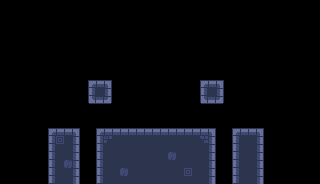

Tiled map render using the project's own tile images. Description and the map definition, with tile-layer contents summarised, below:
An orthogonal 40x23 tile map with 8x8 px tiles, 2 tile layers (Background, Base), 4 tilesets and 17 objects.

<map version="1.10" tiledversion="1.10.2" orientation="orthogonal" renderorder="right-down" width="40" height="23" tilewidth="8" tileheight="8" infinite="0" nextlayerid="5" nextobjectid="165">
 <tileset firstgid="1" source="../tileset.tsx" />
 <tileset firstgid="1025" source="../LevelEditor/big.tsx" />
 <tileset firstgid="1281" source="../LevelEditor/small.tsx" />
 <tileset firstgid="2305" source="../LevelEditor/wide.tsx" />
 <layer id="4" name="Background" width="40" height="23">
  <data>[920 cells, 0 non-empty, 0 distinct tile ids]</data>
 </layer>
 <layer id="1" name="Base" width="40" height="23">
  <data>[920 cells, 179 non-empty, 13 distinct tile ids]</data>
 </layer>
 <objectgroup id="2" name="Objects">
  <object id="120" gid="1025" x="132.833" y="118.167" width="16" height="16">
   <properties>
    <property name="object" value="player" />
   </properties>
  </object>
  <object id="140" x="40" y="112">
   <properties>
    <property name="height" type="int" value="1" />
    <property name="object" value="math_setter" />
    <property name="table" value="_" />
    <property name="variable" type="int" value="0" />
    <property name="width" type="int" value="10" />
   </properties>
   <point />
  </object>
  <object id="142" gid="1543" x="136" y="128" width="8" height="8">
   <properties>
    <property name="object" value="number" />
    <property name="value" type="int" value="6" />
   </properties>
  </object>
  <object id="144" x="152" y="99">
   <properties>
    <property name="height" type="int" value="2" />
    <property name="object" value="math_multi_row" />
    <property name="signals" value="0 1" />
    <property name="table">a+_=9
_+a=7</property>
    <property name="width" type="int" value="10" />
   </properties>
   <point />
  </object>
  <object id="146" gid="1541" x="168" y="128" width="8" height="8">
   <properties>
    <property name="object" value="number" />
    <property name="value" type="int" value="4" />
   </properties>
  </object>
  <object id="149" gid="1540" x="221.667" y="132.333" width="8" height="8">
   <properties>
    <property name="object" value="number" />
    <property name="value" type="int" value="3" />
   </properties>
  </object>
  <object id="154" gid="2337" x="112" y="128" width="16" height="8">
   <properties>
    <property name="object" value="button" />
    <property name="signal" type="int" value="2" />
   </properties>
  </object>
  <object id="155" gid="2337" x="56" y="128" width="16" height="8">
   <properties>
    <property name="object" value="button" />
    <property name="signal" type="int" value="2" />
   </properties>
  </object>
  <object id="156" gid="2337" x="240" y="128" width="16" height="8">
   <properties>
    <property name="object" value="button" />
    <property name="signal" type="int" value="2" />
   </properties>
  </object>
  <object id="157" gid="2339" x="216" y="144" width="16" height="8">
   <properties>
    <property name="max" type="int" value="-8" />
    <property name="min" type="int" value="0" />
    <property name="mode" value="vertical" />
    <property name="object" value="signal_platform" />
    <property name="signal" type="int" value="2" />
   </properties>
  </object>
  <object id="158" gid="2339" x="80" y="144" width="16" height="8">
   <properties>
    <property name="max" type="int" value="-8" />
    <property name="min" type="int" value="0" />
    <property name="mode" value="vertical" />
    <property name="object" value="signal_platform" />
    <property name="signal" type="int" value="2" />
   </properties>
  </object>
  <object id="159" gid="1345" x="96" y="120" width="8" height="8">
   <properties>
    <property name="object" value="signal_door" />
    <property name="signal" type="int" value="2" />
    <property name="state" value="standard" />
   </properties>
  </object>
  <object id="160" gid="1345" x="208" y="120" width="8" height="8">
   <properties>
    <property name="object" value="signal_door" />
    <property name="signal" type="int" value="2" />
    <property name="state" value="standard" />
   </properties>
  </object>
  <object id="161" gid="1345" x="96" y="128" width="8" height="8">
   <properties>
    <property name="object" value="signal_door" />
    <property name="signal" type="int" value="2" />
    <property name="state" value="standard" />
   </properties>
  </object>
  <object id="162" gid="1345" x="96" y="112" width="8" height="8">
   <properties>
    <property name="object" value="signal_door" />
    <property name="signal" type="int" value="2" />
    <property name="state" value="standard" />
   </properties>
  </object>
  <object id="163" gid="1345" x="208" y="128" width="8" height="8">
   <properties>
    <property name="object" value="signal_door" />
    <property name="signal" type="int" value="2" />
    <property name="state" value="standard" />
   </properties>
  </object>
  <object id="164" gid="1345" x="208" y="112" width="8" height="8">
   <properties>
    <property name="object" value="signal_door" />
    <property name="signal" type="int" value="2" />
    <property name="state" value="standard" />
   </properties>
  </object>
 </objectgroup>
</map>
